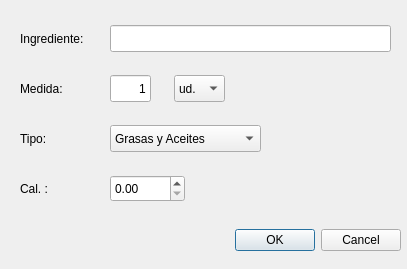
<?xml version="1.0" encoding="UTF-8"?>
<ui version="4.0">
 <class>Dialog_Ingr</class>
 <widget class="QDialog" name="Dialog_Ingr">
  <property name="windowModality">
   <enum>Qt::ApplicationModal</enum>
  </property>
  <property name="geometry">
   <rect>
    <x>0</x>
    <y>0</y>
    <width>407</width>
    <height>269</height>
   </rect>
  </property>
  <property name="focusPolicy">
   <enum>Qt::WheelFocus</enum>
  </property>
  <property name="windowTitle">
   <string>Nuevo Ingrediente</string>
  </property>
  <widget class="QDialogButtonBox" name="buttonBox">
   <property name="geometry">
    <rect>
     <x>10</x>
     <y>220</y>
     <width>391</width>
     <height>41</height>
    </rect>
   </property>
   <property name="orientation">
    <enum>Qt::Horizontal</enum>
   </property>
   <property name="standardButtons">
    <set>QDialogButtonBox::Cancel|QDialogButtonBox::Ok</set>
   </property>
  </widget>
  <widget class="QLabel" name="label">
   <property name="geometry">
    <rect>
     <x>20</x>
     <y>30</y>
     <width>81</width>
     <height>17</height>
    </rect>
   </property>
   <property name="text">
    <string>Ingrediente:</string>
   </property>
  </widget>
  <widget class="QLineEdit" name="lineEdit_nom">
   <property name="geometry">
    <rect>
     <x>110</x>
     <y>25</y>
     <width>281</width>
     <height>27</height>
    </rect>
   </property>
  </widget>
  <widget class="QLabel" name="label_2">
   <property name="geometry">
    <rect>
     <x>20</x>
     <y>80</y>
     <width>61</width>
     <height>17</height>
    </rect>
   </property>
   <property name="text">
    <string>Medida:</string>
   </property>
  </widget>
  <widget class="QComboBox" name="combo_udgr">
   <property name="geometry">
    <rect>
     <x>174</x>
     <y>75</y>
     <width>51</width>
     <height>27</height>
    </rect>
   </property>
   <item>
    <property name="text">
     <string>ud.</string>
    </property>
   </item>
   <item>
    <property name="text">
     <string>g.</string>
    </property>
   </item>
   <item>
    <property name="text">
     <string>ml.</string>
    </property>
   </item>
  </widget>
  <widget class="QLabel" name="label_3">
   <property name="geometry">
    <rect>
     <x>20</x>
     <y>130</y>
     <width>41</width>
     <height>17</height>
    </rect>
   </property>
   <property name="text">
    <string>Tipo:</string>
   </property>
  </widget>
  <widget class="QComboBox" name="combo_tipo">
   <property name="geometry">
    <rect>
     <x>110</x>
     <y>125</y>
     <width>151</width>
     <height>27</height>
    </rect>
   </property>
   <item>
    <property name="text">
     <string>Grasas y Aceites</string>
    </property>
   </item>
   <item>
    <property name="text">
     <string>Farináceos</string>
    </property>
   </item>
   <item>
    <property name="text">
     <string>Proteínicos</string>
    </property>
   </item>
   <item>
    <property name="text">
     <string>Lácteos</string>
    </property>
   </item>
   <item>
    <property name="text">
     <string>Frutas y Verduras</string>
    </property>
   </item>
  </widget>
  <widget class="QLabel" name="label_4">
   <property name="geometry">
    <rect>
     <x>20</x>
     <y>180</y>
     <width>36</width>
     <height>17</height>
    </rect>
   </property>
   <property name="text">
    <string>Cal. :</string>
   </property>
  </widget>
  <widget class="QDoubleSpinBox" name="double_cal">
   <property name="geometry">
    <rect>
     <x>110</x>
     <y>175</y>
     <width>75</width>
     <height>27</height>
    </rect>
   </property>
   <property name="maximum">
    <double>999.990000000000009</double>
   </property>
   <property name="singleStep">
    <double>0.010000000000000</double>
   </property>
   <property name="value">
    <double>0.000000000000000</double>
   </property>
  </widget>
  <widget class="QLineEdit" name="lineEdit_udgr">
   <property name="geometry">
    <rect>
     <x>110</x>
     <y>75</y>
     <width>41</width>
     <height>27</height>
    </rect>
   </property>
   <property name="layoutDirection">
    <enum>Qt::LeftToRight</enum>
   </property>
   <property name="text">
    <string>1</string>
   </property>
   <property name="alignment">
    <set>Qt::AlignRight|Qt::AlignTrailing|Qt::AlignVCenter</set>
   </property>
   <property name="readOnly">
    <bool>true</bool>
   </property>
  </widget>
 </widget>
 <tabstops>
  <tabstop>lineEdit_nom</tabstop>
  <tabstop>lineEdit_udgr</tabstop>
  <tabstop>combo_udgr</tabstop>
  <tabstop>combo_tipo</tabstop>
  <tabstop>double_cal</tabstop>
  <tabstop>buttonBox</tabstop>
 </tabstops>
 <resources/>
 <connections>
  <connection>
   <sender>buttonBox</sender>
   <signal>accepted()</signal>
   <receiver>Dialog_Ingr</receiver>
   <slot>accept()</slot>
   <hints>
    <hint type="sourcelabel">
     <x>248</x>
     <y>254</y>
    </hint>
    <hint type="destinationlabel">
     <x>157</x>
     <y>274</y>
    </hint>
   </hints>
  </connection>
  <connection>
   <sender>buttonBox</sender>
   <signal>rejected()</signal>
   <receiver>Dialog_Ingr</receiver>
   <slot>reject()</slot>
   <hints>
    <hint type="sourcelabel">
     <x>316</x>
     <y>260</y>
    </hint>
    <hint type="destinationlabel">
     <x>286</x>
     <y>274</y>
    </hint>
   </hints>
  </connection>
 </connections>
</ui>
